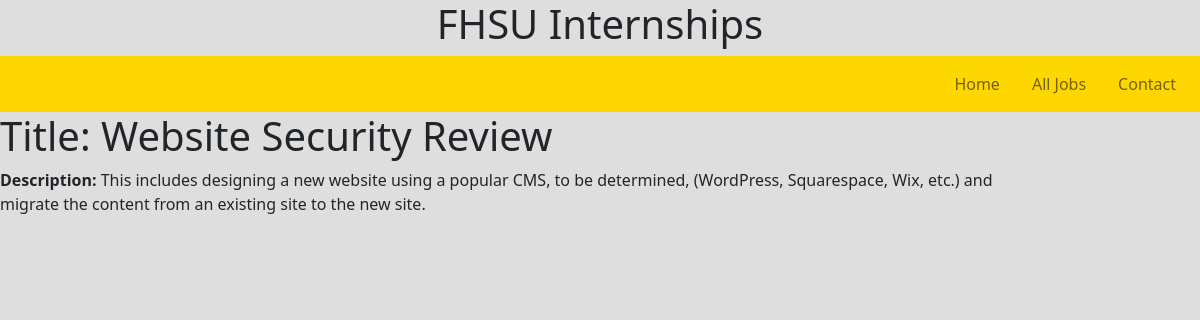
/services/job/2, run on the app's committed database.
### services/models.py (models this page shows, shortened)
class Job(models.Model):
    title = models.CharField(max_length=200)
    description = models.TextField(max_length=1000, help_text='Enter a brief description of the job')

### services/views.py (the view)
# urls.py: path('job/<int:pk>', views.JobDetailView.as_view(), name='job-detail'),
class JobDetailView(generic.DetailView):
    model = Job

### services/templates/services/job_detail.html
{% extends "base.html" %}
{% block content %}
    <div class="description">
  <h1>Title: {{ job.title }}</h1>
    <p><strong>Description:</strong> {{ job.description }}</p>
    </div>
{% endblock %}

### services/static/css/styles.css (style rules this page uses)
body { padding: 0; margin: 0; background: #f2f6e9; }

### data on the page
Job: title "Website Security Review", description "This includes designing a new website using a popular CMS, to be determined, (WordPress, Squarespace, Wix, etc.) and migrate the content from an existing site to the new site."
